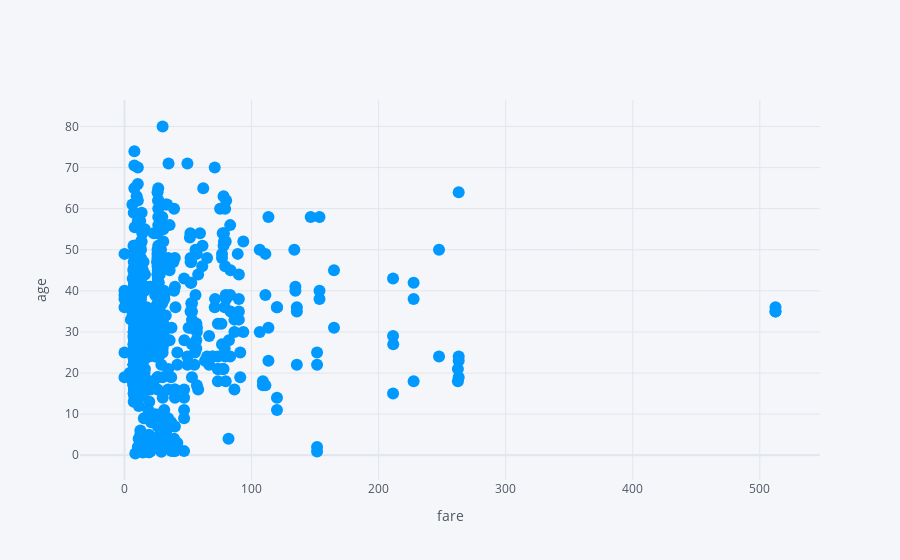

The notebook cell this image was saved under:
### Code cell
df2.iplot(kind = 'scatter',mode='markers',xTitle = 'fare',yTitle = 'age',x='fare', y= 'age',color='#0099ff')

### Figure 1 — Plotly figure (JSON) as saved in the notebook; plotly's stock layout.template omitted (floating-point values rounded to 4 significant figures; data arrays with more than 128 entries replaced by an {"elided": "..."} marker saying what was removed)
{"data": [{"line": {"color": "rgba(0, 153, 255, 1.0)", "dash": "solid", "shape": "linear", "width": 1.3}, "marker": {"size": 12, "symbol": "circle"}, "mode": "markers", "name": "age", "text": "", "type": "scatter", "x": {"elided": "891 float values"}, "y": {"elided": "891 mixed values"}}], "layout": {"legend": {"bgcolor": "#F5F6F9", "font": {"color": "#4D5663"}}, "paper_bgcolor": "#F5F6F9", "plot_bgcolor": "#F5F6F9", "title": {"font": {"color": "#4D5663"}}, "xaxis": {"gridcolor": "#E1E5ED", "showgrid": true, "tickfont": {"color": "#4D5663"}, "title": {"font": {"color": "#4D5663"}, "text": "fare"}, "zerolinecolor": "#E1E5ED"}, "yaxis": {"gridcolor": "#E1E5ED", "showgrid": true, "tickfont": {"color": "#4D5663"}, "title": {"font": {"color": "#4D5663"}, "text": "age"}, "zerolinecolor": "#E1E5ED"}}}
